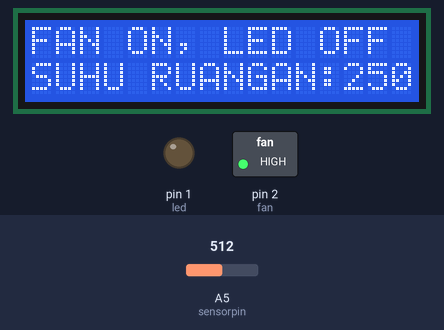
This sketch was run on a simulated Arduino Uno, built with avr-gcc and run on an emulated ATmega328P. Shown: 16×2 character LCD, switched loads named in the sketch (green lamp = pin HIGH), output pins drawn as LEDs (lit = HIGH). The inputs (shaded band) are chosen by the test bench; at power-on: A5 (sensorpin) = 512.

Above: at 1.2 s.
1.3 s: A5 (sensorpin) set to 44
At 6.6 s:
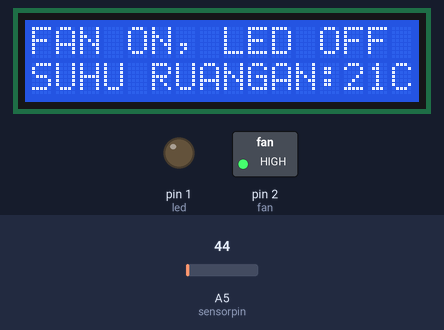
13.2 s: A5 (sensorpin) set to 36
At 19.0 s:
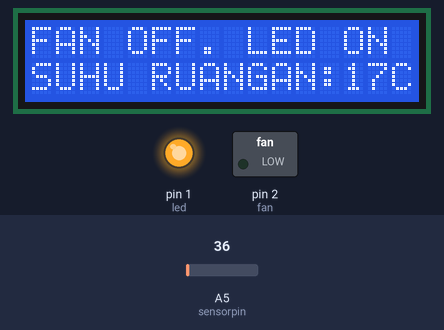
25.1 s: A5 (sensorpin) set to 10
At 31.5 s:
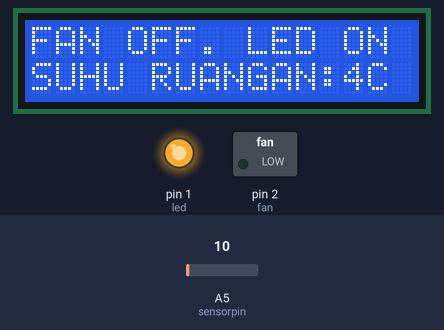
Timing chart, 0 to 33.0 s (numbered marks = the images above; inputs shaded):
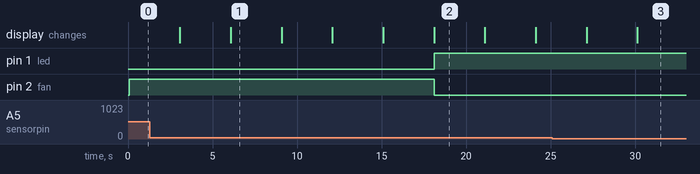

Measured:
- the behaviour switches between 41 and 40 on A5 (sensorpin) (found by bisection; images 1 and 2)
- after the input at 13.2 s, pin 1 (led): LOW → HIGH after 4.9 s; pin 2 (fan): HIGH → LOW after 4.9 s; the display: first differs from a run without the input after 4.9 s (image 2)
- what the display in image 1 shows lasts 3.0 s, from 6.1 s to 9.1 s

The sketch:

project_mikro.ino
```cpp
#include <LiquidCrystal.h>
const int rs = 12, e = 11, d4 = 4, d5 = 5, d6 =6, d7 =7;
LiquidCrystal lcd(rs, e, d4, d5, d6, d7);
int temp;
int fan= 2;
int led= 1;
int sensorpin= A5;
int min_temp= 20;

void setup(){
  lcd.begin(16, 2);
  pinMode(fan, OUTPUT);
  pinMode(led, OUTPUT);
}

void loop(){
  temp= analogRead(sensorpin);
  temp= temp*0.4883;
  if(temp < min_temp){
    digitalWrite(fan, LOW);
    lcd.print("FAN OFF. LED ON");
  }

if(temp >= min_temp){
  digitalWrite(fan, HIGH);
  digitalWrite(led, LOW);
  lcd.print("FAN ON, LED OFF");
}
else{
  digitalWrite(fan, LOW);
  digitalWrite(led, HIGH);
}
 lcd.setCursor(0, 1);  // pindahkan kursor ke baris berikutnya
  lcd.print("SUHU RUANGAN:");
  lcd.print(temp);
  lcd.print("C");

  delay(3000);

  lcd.clear();

  lcd.setCursor(0, 0);  // pindahkan kursor ke baris pertama
  lcd.print("KELOMPOK SATU");
  lcd.setCursor(0, 1);  // pindahkan kursor ke baris kedua
  lcd.print("MEKATRONIKA");

  delay(3000);  // Tunggu 5 detik sebelum mengganti teks

  lcd.clear();
}
```
